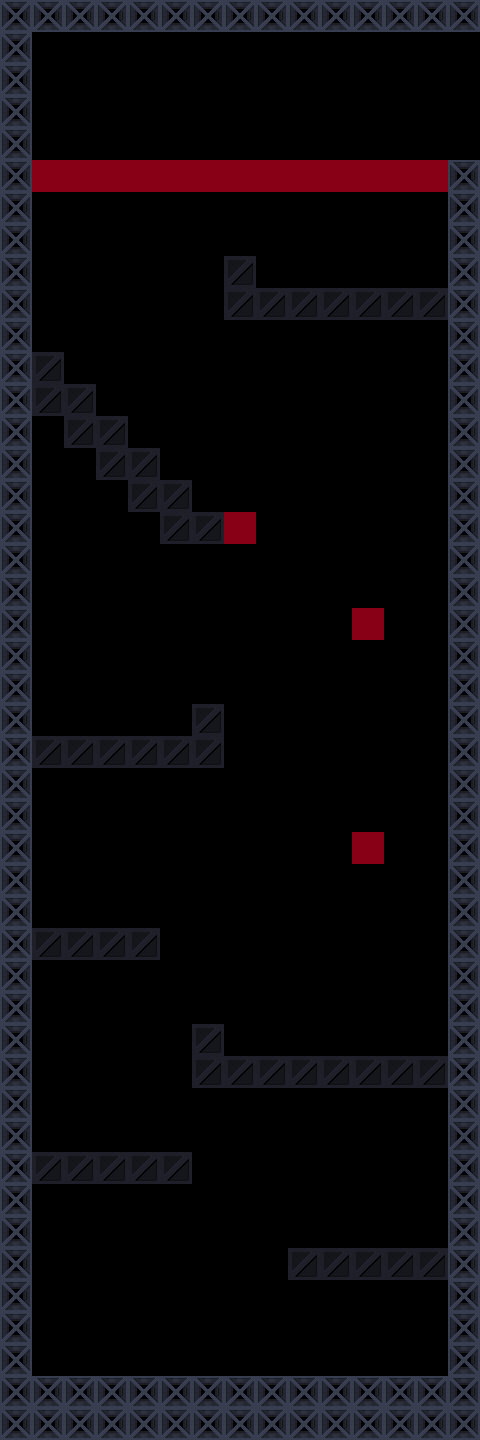

A 2D game scene composited from a Tiled map and its tileset images. What follows is a short description and the map's XML, with every tile layer's data as written:
An orthogonal 15x45 tile map with 32x32 px tiles, 1 tile layer (Tile Layer 1).

<map version="1.10" tiledversion="1.11.2" orientation="orthogonal" renderorder="right-down" width="15" height="45" tilewidth="32" tileheight="32" infinite="0" nextlayerid="2" nextobjectid="1">
 <editorsettings>
  <export target="level2..csv" format="csv" />
 </editorsettings>
 <tileset firstgid="1" source="../blocks.tsx" />
 <layer id="1" name="Tile Layer 1" width="15" height="45">
  <data encoding="csv">
2,2,2,2,2,2,2,2,2,2,2,2,2,2,2,
2,0,0,0,0,0,0,0,0,0,0,0,0,0,0,
2,0,0,0,0,0,0,0,0,0,0,0,0,0,0,
2,0,0,0,0,0,0,0,0,0,0,0,0,0,0,
2,0,0,0,0,0,0,0,0,0,0,0,0,0,0,
2,1,1,1,1,1,1,1,1,1,1,1,1,1,2,
2,0,0,0,0,0,0,0,0,0,0,0,0,0,2,
2,0,0,0,0,0,0,0,0,0,0,0,0,0,2,
2,0,0,0,0,0,0,3,0,0,0,0,0,0,2,
2,0,0,0,0,0,0,3,3,3,3,3,3,3,2,
2,0,0,0,0,0,0,0,0,0,0,0,0,0,2,
2,3,0,0,0,0,0,0,0,0,0,0,0,0,2,
2,3,3,0,0,0,0,0,0,0,0,0,0,0,2,
2,0,3,3,0,0,0,0,0,0,0,0,0,0,2,
2,0,0,3,3,0,0,0,0,0,0,0,0,0,2,
2,0,0,0,3,3,0,0,0,0,0,0,0,0,2,
2,0,0,0,0,3,3,1073741825,0,0,0,0,0,0,2,
2,0,0,0,0,0,0,0,0,0,0,0,0,0,2,
2,0,0,0,0,0,0,0,0,0,0,0,0,0,2,
2,0,0,0,0,0,0,0,0,0,0,1,0,0,2,
2,0,0,0,0,0,0,0,0,0,0,0,0,0,2,
2,0,0,0,0,0,0,0,0,0,0,0,0,0,2,
2,0,0,0,0,0,3,0,0,0,0,0,0,0,2,
2,3,3,3,3,3,3,0,0,0,0,0,0,0,2,
2,0,0,0,0,0,0,0,0,0,0,0,0,0,2,
2,0,0,0,0,0,0,0,0,0,0,0,0,0,2,
2,0,0,0,0,0,0,0,0,0,0,1,0,0,2,
2,0,0,0,0,0,0,0,0,0,0,0,0,0,2,
2,0,0,0,0,0,0,0,0,0,0,0,0,0,2,
2,3,3,3,3,0,0,0,0,0,0,0,0,0,2,
2,0,0,0,0,0,0,0,0,0,0,0,0,0,2,
2,0,0,0,0,0,0,0,0,0,0,0,0,0,2,
2,0,0,0,0,0,3,0,0,0,0,0,0,0,2,
2,0,0,0,0,0,3,3,3,3,3,3,3,3,2,
2,0,0,0,0,0,0,0,0,0,0,0,0,0,2,
2,0,0,0,0,0,0,0,0,0,0,0,0,0,2,
2,3,3,3,3,3,0,0,0,0,0,0,0,0,2,
2,0,0,0,0,0,0,0,0,0,0,0,0,0,2,
2,0,0,0,0,0,0,0,0,0,0,0,0,0,2,
2,0,0,0,0,0,0,0,0,3,3,3,3,3,2,
2,0,0,0,0,0,0,0,0,0,0,0,0,0,2,
2,0,0,0,0,0,0,0,0,0,0,0,0,0,2,
2,0,0,0,0,0,0,0,0,0,0,0,0,0,2,
2,2,2,2,2,2,2,2,2,2,2,2,2,2,2,
2,2,2,2,2,2,2,2,2,2,2,2,2,2,2
</data>
 </layer>
</map>